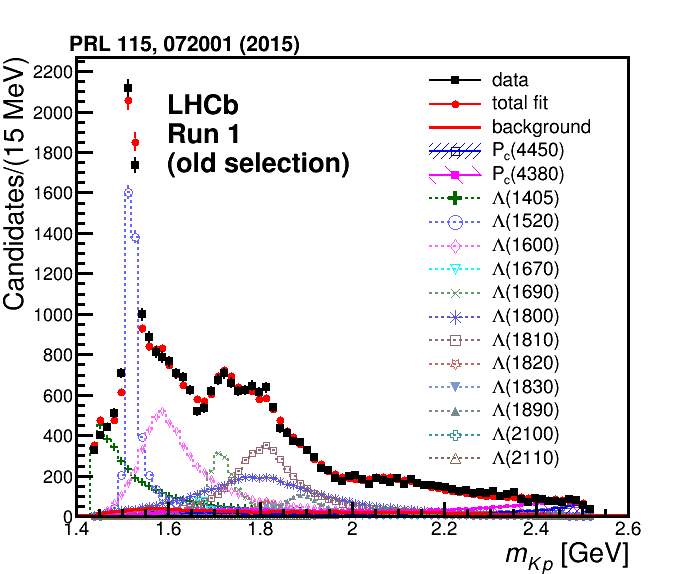
#> input picture RETIRED/lhcb_rank1_test_v4/data/cds/additional_info/LHCb-PAPER-2019-014-supplementary/FigCDS1a.png, 698 x 574 px; its folder holds only this picture in this run
$ python -i zc_rank1_extraction.py   (imports and definitions only)
#> lines starting #> are read from the running program, lines starting #| are printed output that depends on the picture; after the words box and inside, x2 and y2 are one past the last pixel; in counts of white or black regions, pixels touching at a corner belong together
#> further down, picture is the input picture: shape (574, 698, 3); mean B, G, R 234.8, 232.8, 235.4
#!/usr/bin/env python3
"""
Zc Rank-1 Bottleneck Test v3: Extraction-Based Analysis
Extracts histogram data from PDF figures and performs rank-1 tests.
"""

import numpy as np
import matplotlib.pyplot as plt
from scipy.optimize import minimize, differential_evolution
from scipy.special import gammaln
from scipy.stats import chi2
import fitz  # PyMuPDF
import cv2
import os
import json
from dataclasses import dataclass
from typing import List, Tuple, Optional, Dict
from multiprocessing import Pool, cpu_count
import warnings
# [1 line not run here, left out]

# Paths
BASE = "/home/primary/DarkBItParticleColiderPredictions/zc_rank1_test_v3"
PAPERS = f"{BASE}/data/papers"
FIGURES = f"{BASE}/data/figures"
EXTRACTED = f"{BASE}/data/extracted"
OUT = f"{BASE}/out"

# [3 lines not run here, left out]

# ============================================================
# Paper/Figure Information
# ============================================================

PAPERS_INFO = {
    'zc3900_piJpsi': {
        'file': 'zc3900_piJpsi.pdf',
        'arxiv': '1303.5949',
        'target_text': ['M(π', 'J/ψ', 'GeV'],
        'mass_range': (3.7, 4.1),  # GeV
        'peak_mass': 3.899,
        'peak_width': 0.046,
        'figure_page': None,  # Will be detected
    },
    'zc3885_ddstar': {
        'file': 'zc3885_ddstar.pdf',
        'arxiv': '1310.1163',
        'target_text': ['M(D', 'D̄*', 'GeV', 'recoil'],
        'mass_range': (3.82, 4.1),
        'peak_mass': 3.884,
        'peak_width': 0.025,
        'figure_page': None,
    },
    'zc4020_pihc': {
        'file': 'zc4020_pihc.pdf',
        'arxiv': '1309.1896',
        'target_text': ['M(π', 'h_c', 'GeV'],
        'mass_range': (3.9, 4.2),
        'peak_mass': 4.023,
        'peak_width': 0.008,
        'figure_page': None,
    },
    'zc4025_dstardstar': {
        'file': 'zc4025_dstardstar.pdf',
        'arxiv': '1308.2760',
        'target_text': ['RM', 'recoil', 'GeV', 'D*'],
        'mass_range': (4.0, 4.12),
        'peak_mass': 4.026,
        'peak_width': 0.025,
        'figure_page': None,
    },
}

# ============================================================
# PDF Figure Detection and Extraction
# ============================================================

# [52 lines left out: functions find_figure_page, extract_page_as_image, not called in this run]

def detect_plot_region(img: np.ndarray) -> Tuple[int, int, int, int]:
    """Detect the main plot region in the image."""
    gray = cv2.cvtColor(img, cv2.COLOR_BGR2GRAY)
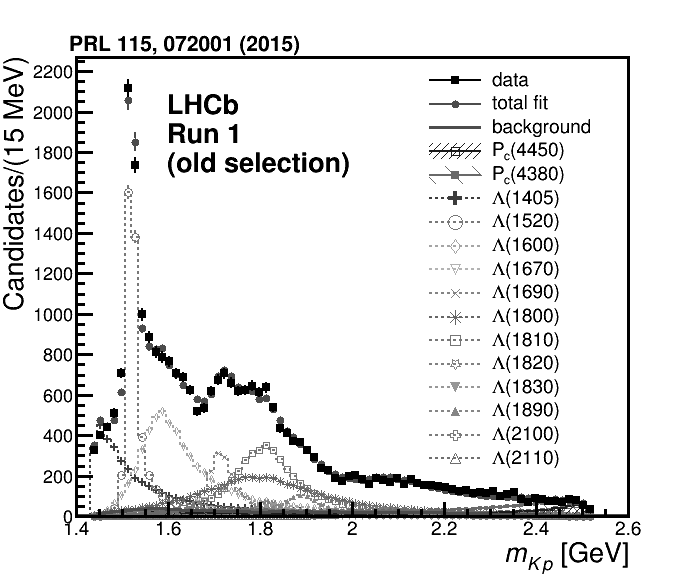
#> gray: shape (574, 698); min 0, max 255, mean 233.8

    # Edge detection
    edges = cv2.Canny(gray, 50, 150)
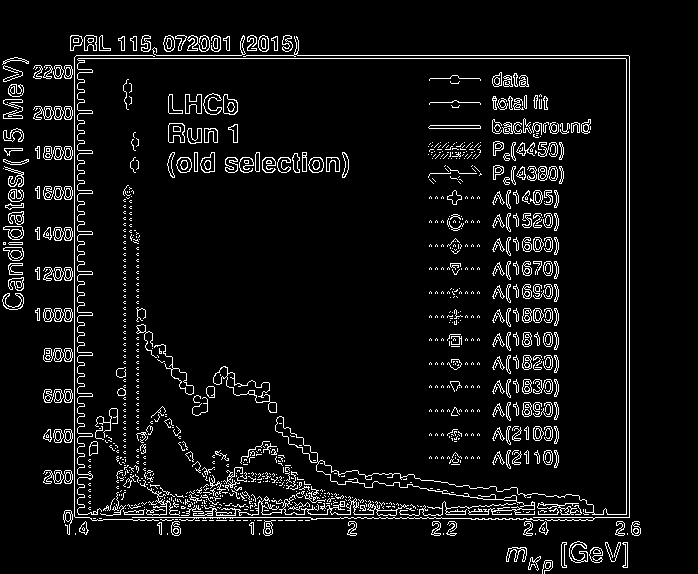
#> edges: shape (574, 698); 6.4% white in thin lines or dots, all inside (x1, y1, x2, y2) = (2, 35, 641, 574)

    # Find contours
    contours, _ = cv2.findContours(edges, cv2.RETR_EXTERNAL, cv2.CHAIN_APPROX_SIMPLE)
#> contours = 988 contours, 768 with area under 20; largest, box (x1, y1, x2, y2) and area: (77, 58, 627, 515) 614, (193, 495, 409, 516) 280, (213, 366, 277, 413) 263, (168, 123, 185, 143) 248, (154, 344, 194, 395) 248

    # Find largest rectangular region (likely the plot)
    max_area = 0
    best_rect = (0, 0, img.shape[1], img.shape[0])
#> best_rect = (0, 0, 698, 574)

    for cnt in contours:
        x, y, w, h = cv2.boundingRect(cnt)
        area = w * h
        aspect = w / max(h, 1)

        # Plot regions are usually wide rectangles
        if area > max_area and 0.5 < aspect < 3.0 and w > img.shape[1] * 0.3:
            max_area = area
            best_rect = (x, y, w, h)
#> this loop made 988 passes
#> (x, y, w, h, area, aspect, max_area) on pass 966: (77, 58, 550, 457, 251350, 1.2, 251350)
#> (x, y, w, h, area, aspect) on passes 1 to 6: (542, 560, 11, 14, 154, 0.786), (528, 556, 13, 15, 195, 0.867), (589, 547, 14, 16, 224, 0.875), (506, 547, 21, 15, 315, 1.4), (622, 542, 6, 26, 156, 0.231), (605, 542, 16, 20, 320, 0.8)
#> after the loop, max_area = 251350

    return best_rect

# [111 lines left out: functions extract_histogram_bars, calibrate_counts, extract_data_points, not called in this run]

# ============================================================
# Manual Extraction from Known Figure Structures
# ============================================================

# For BESIII papers, we know the general figure layouts
# Let's define known extraction parameters for each paper

EXTRACTION_PARAMS = {
    'zc3900_piJpsi': {
        'page': 0,  # Usually first page has main figure
        'plot_crop': (0.15, 0.4, 0.85, 0.85),  # (left, top, right, bottom) as fractions
        'x_range': (3.7, 4.1),  # GeV
        'y_range': (0, 100),  # counts
        'n_bins': 20,
        'max_counts': 80,
    },
    'zc3885_ddstar': {
        'page': 1,
        'plot_crop': (0.1, 0.3, 0.55, 0.75),
        'x_range': (3.82, 4.06),
        'y_range': (0, 120),
        'n_bins': 15,
        'max_counts': 100,
    },
    'zc4020_pihc': {
        'page': 1,
        'plot_crop': (0.15, 0.5, 0.85, 0.9),
        'x_range': (3.9, 4.15),
        'y_range': (0, 100),
        'n_bins': 12,
        'max_counts': 70,
    },
    'zc4025_dstardstar': {
        'page': 1,
        'plot_crop': (0.1, 0.3, 0.9, 0.7),
        'x_range': (4.0, 4.1),
        'y_range': (0, 80),
        'n_bins': 10,
        'max_counts': 60,
    },
}

# [119 lines left out: functions extract_with_params, generate_synthetic_spectrum, breit_wigner, model_spectrum, poisson_nll, gaussian_nll and 2 more, not called in this run]

@dataclass
class FitResult:
    """Container for fit results."""
    channel: str
    m0: float
    gamma: float
    signal: float
    bg0: float
    bg1: float
    sx: float
    bx: float
    sy: float
    nll: float
    chi2_dof: float
    deviance_dof: float
    n_params: int
    success: bool
    health_pass: bool

# [230 lines left out: functions fit_channel, fit_joint, not called in this run]

# ============================================================
# Bootstrap (Parallelized)
# ============================================================

# Global variables for worker function (set before spawning pool)
_boot_bins_A = None
_boot_bins_B = None
_boot_m0 = None
_boot_gamma = None
_boot_signal_A = None
_boot_bg0_A = None
_boot_signal_B = None
_boot_bg0_B = None
_boot_m_A = None
_boot_m_B = None

# [488 lines left out: functions _init_boot_worker, _boot_worker, bootstrap_test, plot_fit, main, generate_report, not called in this run]

# [2 lines not run here, left out]

>>> import cv2
>>> picture = cv2.imread('../../lhcb_rank1_test_v4/data/cds/additional_info/LHCb-PAPER-2019-014-supplementary/FigCDS1a.png')
>>> result = detect_plot_region(picture)
#> result = (77, 58, 550, 457)

$ run again, on RETIRED/lhcb_rank1_test_v4/data/cds/additional_info/LHCb-PAPER-2019-014-supplementary/FigCDS2a.png
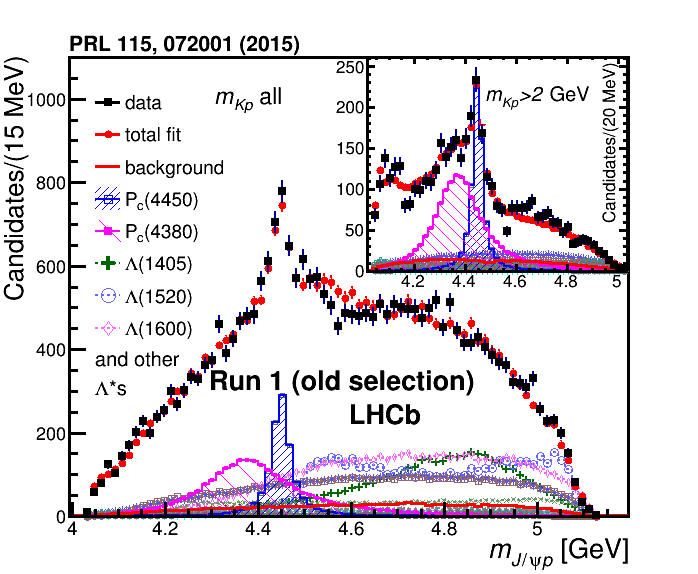
#> input picture RETIRED/lhcb_rank1_test_v4/data/cds/additional_info/LHCb-PAPER-2019-014-supplementary/FigCDS2a.png, 698 x 574 px
#> picture is the input picture: shape (574, 698, 3); mean B, G, R 229.1, 224, 229.6
#> in detect_plot_region, `gray = cv2.cvtColor(img, cv2.COLOR_BGR2GRAY)`:
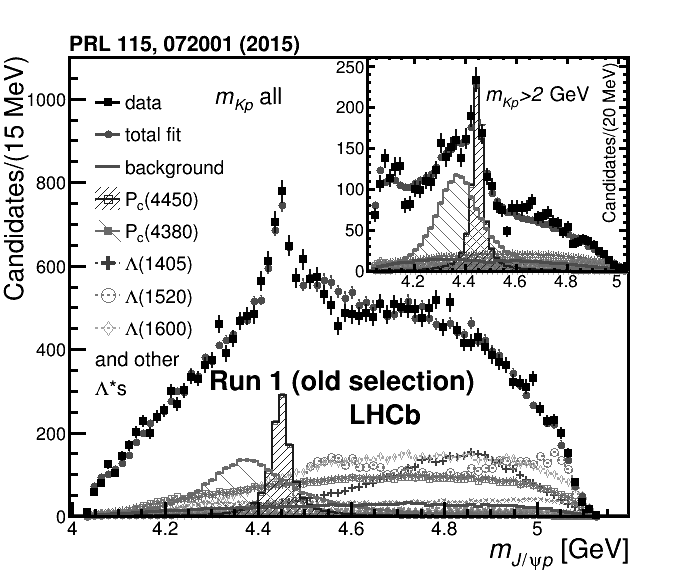
#> gray: shape (574, 698); min 0, max 255, mean 226.2
#> in detect_plot_region, `edges = cv2.Canny(gray, 50, 150)`:
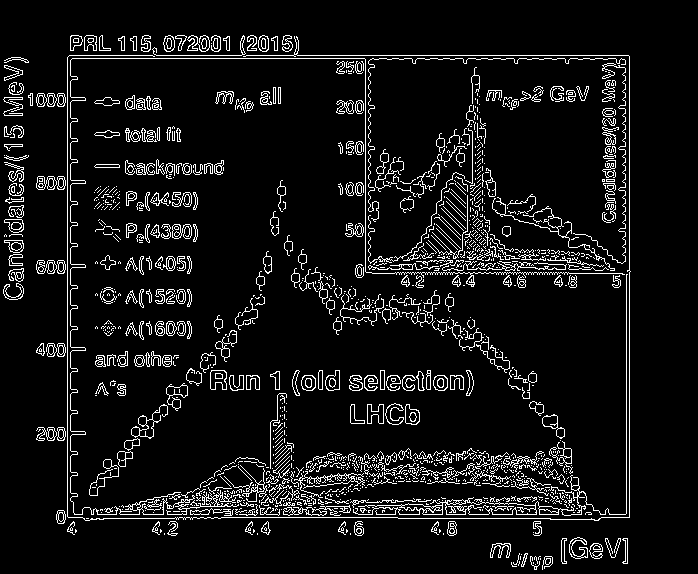
#> edges: shape (574, 698); 7.8% white in thin lines or dots, all inside (x1, y1, x2, y2) = (3, 35, 631, 570)
#> contours = 1216 contours, 1019 with area under 20; largest, box (x1, y1, x2, y2) and area: (353, 274, 628, 516) 1466, (131, 404, 168, 439) 308, (70, 58, 625, 515) 294, (166, 383, 188, 411) 254, (210, 370, 227, 390) 248
#> the loop in detect_plot_region, `for cnt in contours:` made 1216 passes
#> (x, y, w, h, area, aspect, max_area) on passes 717, 1195, 1200: (353, 274, 275, 242, 66550, 1.14, 66550), (70, 58, 555, 457, 253635, 1.21, 253635), (67, 36, 564, 485, 273540, 1.16, 273540)
#> after the loop in detect_plot_region, `for cnt in contours:`: max_area = 273540
#> result = (67, 36, 564, 485)

$ run again, on RETIRED/lhcb_rank1_test_v4/data/cds/additional_info/LHCb-PAPER-2019-014-supplementary/FigCDS3a.png
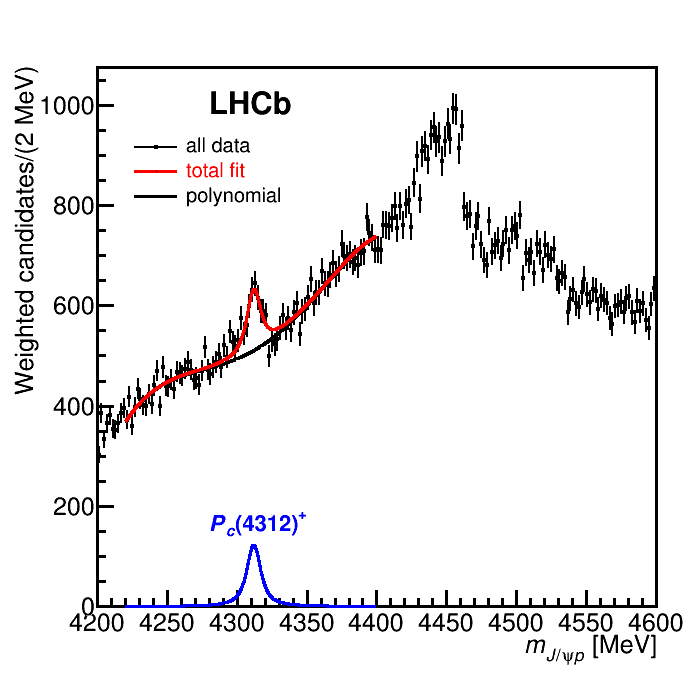
#> input picture RETIRED/lhcb_rank1_test_v4/data/cds/additional_info/LHCb-PAPER-2019-014-supplementary/FigCDS3a.png, 698 x 674 px
#> picture is the input picture: shape (674, 698, 3); mean B, G, R 239.1, 238.2, 239.2
#> in detect_plot_region, `edges = cv2.Canny(gray, 50, 150)`:
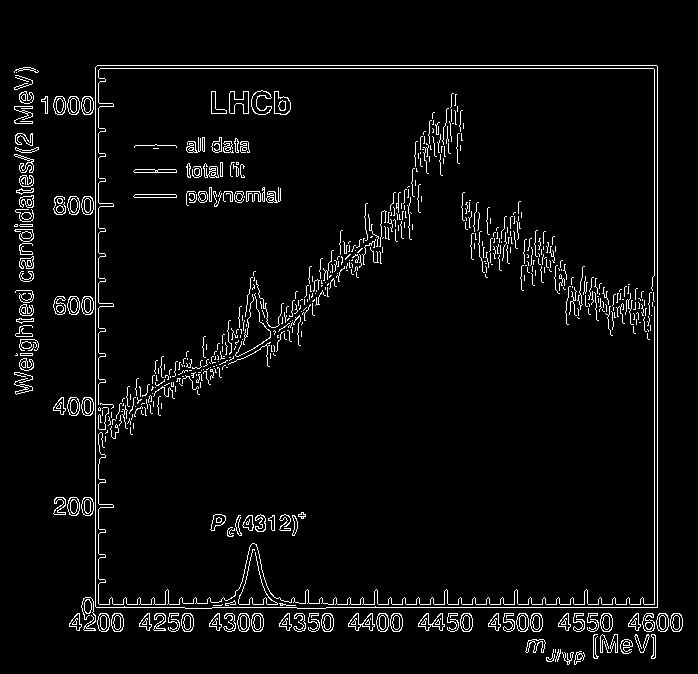
#> edges: shape (674, 698); 4.2% white in thin lines or dots, all inside (x1, y1, x2, y2) = (14, 65, 683, 665)
#> contours = 102 contours, 29 with area under 20; largest, box (x1, y1, x2, y2) and area: (95, 65, 658, 609) 304657, (418, 613, 445, 631) 219, (348, 613, 375, 631) 219, (670, 613, 683, 632) 187, (600, 613, 613, 632) 187
#> the loop in detect_plot_region, `for cnt in contours:` made 102 passes
#> (x, y, w, h, area, aspect, max_area) on pass 102: (95, 65, 563, 544, 306272, 1.03, 306272)
#> after the loop in detect_plot_region, `for cnt in contours:`: max_area = 306272
#> result = (95, 65, 563, 544)
